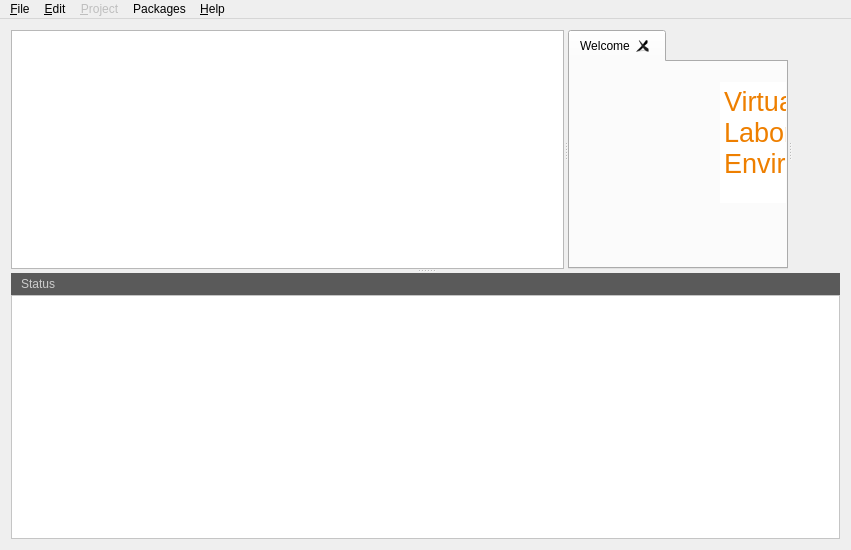
<?xml version="1.0" encoding="UTF-8"?>
<ui version="4.0">
 <class>gvleWin</class>
 <widget class="QMainWindow" name="gvleWin">
  <property name="geometry">
   <rect>
    <x>0</x>
    <y>0</y>
    <width>851</width>
    <height>550</height>
   </rect>
  </property>
  <property name="windowTitle">
   <string>gvleWin</string>
  </property>
  <widget class="QWidget" name="centralWidget">
   <layout class="QGridLayout" name="gridLayout">
    <item row="0" column="0">
     <widget class="QSplitter" name="splitter_2">
      <property name="sizePolicy">
       <sizepolicy hsizetype="Expanding" vsizetype="Expanding">
        <horstretch>0</horstretch>
        <verstretch>0</verstretch>
       </sizepolicy>
      </property>
      <property name="orientation">
       <enum>Qt::Vertical</enum>
      </property>
      <property name="childrenCollapsible">
       <bool>false</bool>
      </property>
      <widget class="QSplitter" name="splitter">
       <property name="sizePolicy">
        <sizepolicy hsizetype="Expanding" vsizetype="Expanding">
         <horstretch>0</horstretch>
         <verstretch>0</verstretch>
        </sizepolicy>
       </property>
       <property name="orientation">
        <enum>Qt::Horizontal</enum>
       </property>
       <widget class="QStackedWidget" name="leftCol">
        <property name="sizePolicy">
         <sizepolicy hsizetype="Expanding" vsizetype="Expanding">
          <horstretch>0</horstretch>
          <verstretch>0</verstretch>
         </sizepolicy>
        </property>
        <property name="frameShadow">
         <enum>QFrame::Plain</enum>
        </property>
        <property name="lineWidth">
         <number>0</number>
        </property>
        <property name="midLineWidth">
         <number>0</number>
        </property>
        <property name="currentIndex">
         <number>0</number>
        </property>
        <widget class="QWidget" name="page">
         <property name="sizePolicy">
          <sizepolicy hsizetype="Expanding" vsizetype="Expanding">
           <horstretch>0</horstretch>
           <verstretch>0</verstretch>
          </sizepolicy>
         </property>
         <layout class="QVBoxLayout" name="verticalLayout">
          <property name="leftMargin">
           <number>0</number>
          </property>
          <property name="topMargin">
           <number>0</number>
          </property>
          <property name="rightMargin">
           <number>0</number>
          </property>
          <property name="bottomMargin">
           <number>0</number>
          </property>
          <item>
           <widget class="QTreeView" name="treeProject">
            <property name="sizePolicy">
             <sizepolicy hsizetype="Expanding" vsizetype="Expanding">
              <horstretch>1</horstretch>
              <verstretch>1</verstretch>
             </sizepolicy>
            </property>
            <property name="minimumSize">
             <size>
              <width>0</width>
              <height>0</height>
             </size>
            </property>
            <property name="maximumSize">
             <size>
              <width>16777215</width>
              <height>16777215</height>
             </size>
            </property>
            <property name="iconSize">
             <size>
              <width>16</width>
              <height>16</height>
             </size>
            </property>
            <property name="headerHidden">
             <bool>false</bool>
            </property>
           </widget>
          </item>
         </layout>
        </widget>
        <widget class="QWidget" name="page_2">
         <property name="sizePolicy">
          <sizepolicy hsizetype="Expanding" vsizetype="Expanding">
           <horstretch>0</horstretch>
           <verstretch>0</verstretch>
          </sizepolicy>
         </property>
         <layout class="QVBoxLayout" name="verticalLayout_2">
          <item>
           <widget class="QFrame" name="frame_2">
            <property name="frameShape">
             <enum>QFrame::StyledPanel</enum>
            </property>
            <property name="frameShadow">
             <enum>QFrame::Raised</enum>
            </property>
            <layout class="QGridLayout" name="gridLayout_2">
             <item row="0" column="0">
              <widget class="QPushButton" name="pushButton_2">
               <property name="text">
                <string>&lt; &gt;</string>
               </property>
              </widget>
             </item>
            </layout>
           </widget>
          </item>
         </layout>
        </widget>
       </widget>
       <widget class="QTabWidget" name="tabWidget">
        <property name="sizePolicy">
         <sizepolicy hsizetype="Expanding" vsizetype="Expanding">
          <horstretch>0</horstretch>
          <verstretch>0</verstretch>
         </sizepolicy>
        </property>
        <property name="minimumSize">
         <size>
          <width>0</width>
          <height>0</height>
         </size>
        </property>
        <property name="currentIndex">
         <number>0</number>
        </property>
        <property name="tabsClosable">
         <bool>true</bool>
        </property>
        <widget class="QWidget" name="tabWelcome">
         <property name="focusPolicy">
          <enum>Qt::TabFocus</enum>
         </property>
         <attribute name="title">
          <string>Welcome</string>
         </attribute>
         <widget class="QLabel" name="label">
          <property name="geometry">
           <rect>
            <x>10</x>
            <y>30</y>
            <width>131</width>
            <height>81</height>
           </rect>
          </property>
          <property name="text">
           <string/>
          </property>
          <property name="pixmap">
           <pixmap resource="gvle.qrc">:/logo/resources/logo/logo.png</pixmap>
          </property>
         </widget>
         <widget class="QTextBrowser" name="textBrowser_3">
          <property name="geometry">
           <rect>
            <x>150</x>
            <y>20</y>
            <width>201</width>
            <height>121</height>
           </rect>
          </property>
          <property name="font">
           <font>
            <pointsize>22</pointsize>
           </font>
          </property>
          <property name="frameShape">
           <enum>QFrame::NoFrame</enum>
          </property>
          <property name="frameShadow">
           <enum>QFrame::Plain</enum>
          </property>
          <property name="lineWidth">
           <number>0</number>
          </property>
          <property name="html">
           <string>&lt;!DOCTYPE HTML PUBLIC &quot;-//W3C//DTD HTML 4.0//EN&quot; &quot;http://www.w3.org/TR/REC-html40/strict.dtd&quot;&gt;
&lt;html&gt;&lt;head&gt;&lt;meta name=&quot;qrichtext&quot; content=&quot;1&quot; /&gt;&lt;style type=&quot;text/css&quot;&gt;
p, li { white-space: pre-wrap; }
&lt;/style&gt;&lt;/head&gt;&lt;body style=&quot; font-family:'Sans Serif'; font-size:22pt; font-weight:400; font-style:normal;&quot;&gt;
&lt;p style=&quot; margin-top:0px; margin-bottom:0px; margin-left:0px; margin-right:0px; -qt-block-indent:0; text-indent:0px;&quot;&gt;&lt;span style=&quot; font-family:'Cantarell'; font-size:20pt; color:#ee7f00;&quot;&gt;Virtual&lt;br /&gt;Laboratory&lt;br /&gt;Environment&lt;/span&gt;&lt;/p&gt;&lt;/body&gt;&lt;/html&gt;</string>
          </property>
         </widget>
        </widget>
       </widget>
       <widget class="QStackedWidget" name="rightStack">
        <widget class="QWidget" name="PageNull">
         <layout class="QVBoxLayout" name="rightCol"/>
        </widget>
       </widget>
      </widget>
      <widget class="QWidget" name="statusWidget" native="true">
       <property name="sizePolicy">
        <sizepolicy hsizetype="Expanding" vsizetype="Expanding">
         <horstretch>0</horstretch>
         <verstretch>0</verstretch>
        </sizepolicy>
       </property>
       <property name="styleSheet">
        <string notr="true">background-color: rgb(255, 117, 117);</string>
       </property>
       <layout class="QVBoxLayout" name="verticalLayout_3">
        <property name="spacing">
         <number>0</number>
        </property>
        <property name="leftMargin">
         <number>0</number>
        </property>
        <property name="topMargin">
         <number>0</number>
        </property>
        <property name="rightMargin">
         <number>0</number>
        </property>
        <property name="bottomMargin">
         <number>0</number>
        </property>
        <item>
         <widget class="QFrame" name="statusTitleFrame">
          <property name="sizePolicy">
           <sizepolicy hsizetype="Expanding" vsizetype="Fixed">
            <horstretch>0</horstretch>
            <verstretch>0</verstretch>
           </sizepolicy>
          </property>
          <property name="minimumSize">
           <size>
            <width>0</width>
            <height>22</height>
           </size>
          </property>
          <property name="maximumSize">
           <size>
            <width>16777215</width>
            <height>22</height>
           </size>
          </property>
          <property name="styleSheet">
           <string notr="true">background-color: rgb(90, 90, 90);</string>
          </property>
          <property name="frameShape">
           <enum>QFrame::NoFrame</enum>
          </property>
          <property name="frameShadow">
           <enum>QFrame::Plain</enum>
          </property>
          <layout class="QHBoxLayout" name="horizontalLayout_2">
           <property name="spacing">
            <number>2</number>
           </property>
           <property name="leftMargin">
            <number>0</number>
           </property>
           <property name="topMargin">
            <number>0</number>
           </property>
           <property name="rightMargin">
            <number>0</number>
           </property>
           <property name="bottomMargin">
            <number>0</number>
           </property>
           <item>
            <widget class="QLabel" name="statusTitle">
             <property name="styleSheet">
              <string notr="true">color: rgb(204, 204, 204);</string>
             </property>
             <property name="lineWidth">
              <number>0</number>
             </property>
             <property name="text">
              <string>Status</string>
             </property>
             <property name="margin">
              <number>0</number>
             </property>
             <property name="indent">
              <number>10</number>
             </property>
            </widget>
           </item>
           <item>
            <spacer name="horizontalSpacer_2">
             <property name="orientation">
              <enum>Qt::Horizontal</enum>
             </property>
             <property name="sizeHint" stdset="0">
              <size>
               <width>40</width>
               <height>20</height>
              </size>
             </property>
            </spacer>
           </item>
           <item>
            <widget class="QPushButton" name="statusTitleToggle">
             <property name="sizePolicy">
              <sizepolicy hsizetype="Fixed" vsizetype="Fixed">
               <horstretch>0</horstretch>
               <verstretch>0</verstretch>
              </sizepolicy>
             </property>
             <property name="minimumSize">
              <size>
               <width>20</width>
               <height>20</height>
              </size>
             </property>
             <property name="maximumSize">
              <size>
               <width>20</width>
               <height>20</height>
              </size>
             </property>
             <property name="baseSize">
              <size>
               <width>20</width>
               <height>0</height>
              </size>
             </property>
             <property name="toolTip">
              <string>open/close</string>
             </property>
             <property name="toolTipDuration">
              <number>-1</number>
             </property>
             <property name="styleSheet">
              <string notr="true">QToolTip { color: #fff; background-color: #000; border: none; }
QPushButton{background-image: url(:/icon/resources/icon/arrow_up_bw.png);}
QPushButton:hover{background:url(:/icon/resources/icon/arrow_up_blue.png);}</string>
             </property>
             <property name="text">
              <string/>
             </property>
             <property name="flat">
              <bool>true</bool>
             </property>
            </widget>
           </item>
          </layout>
         </widget>
        </item>
        <item>
         <widget class="QPlainTextEdit" name="statusLog">
          <property name="sizePolicy">
           <sizepolicy hsizetype="Expanding" vsizetype="MinimumExpanding">
            <horstretch>0</horstretch>
            <verstretch>0</verstretch>
           </sizepolicy>
          </property>
          <property name="minimumSize">
           <size>
            <width>0</width>
            <height>20</height>
           </size>
          </property>
          <property name="styleSheet">
           <string notr="true">background-color: rgb(255, 255, 255);</string>
          </property>
          <property name="undoRedoEnabled">
           <bool>false</bool>
          </property>
          <property name="readOnly">
           <bool>true</bool>
          </property>
          <property name="plainText">
           <string notr="true"/>
          </property>
         </widget>
        </item>
       </layout>
      </widget>
     </widget>
    </item>
   </layout>
  </widget>
  <widget class="QMenuBar" name="menuBar">
   <property name="geometry">
    <rect>
     <x>0</x>
     <y>0</y>
     <width>851</width>
     <height>19</height>
    </rect>
   </property>
   <widget class="QMenu" name="menuFile">
    <property name="title">
     <string>&amp;File</string>
    </property>
    <widget class="QMenu" name="menuRecentProjects">
     <property name="title">
      <string>Recent Projects</string>
     </property>
     <addaction name="actionRecent1"/>
     <addaction name="actionRecent2"/>
     <addaction name="actionRecent3"/>
     <addaction name="actionRecent4"/>
     <addaction name="actionRecent5"/>
    </widget>
    <addaction name="actionNewProject"/>
    <addaction name="actionOpenProject"/>
    <addaction name="menuRecentProjects"/>
    <addaction name="separator"/>
    <addaction name="actionCloseProject"/>
    <addaction name="separator"/>
    <addaction name="actionSaveFile"/>
    <addaction name="separator"/>
    <addaction name="actionQuit"/>
   </widget>
   <widget class="QMenu" name="menuProject">
    <property name="enabled">
     <bool>false</bool>
    </property>
    <property name="title">
     <string>&amp;Project</string>
    </property>
    <addaction name="actionConfigureProject"/>
    <addaction name="actionBuildProject"/>
    <addaction name="actionCleanProject"/>
    <addaction name="actionUninstall"/>
   </widget>
   <widget class="QMenu" name="menu_Help">
    <property name="toolTip">
     <string/>
    </property>
    <property name="title">
     <string>&amp;Help</string>
    </property>
    <addaction name="actionHelp"/>
    <addaction name="actionAbout"/>
   </widget>
   <widget class="QMenu" name="menuEdit">
    <property name="title">
     <string>&amp;Edit</string>
    </property>
    <addaction name="actionUndo"/>
    <addaction name="actionRedo"/>
   </widget>
   <widget class="QMenu" name="menuPackages">
    <property name="title">
     <string>Packages</string>
    </property>
    <widget class="QMenu" name="menuDistributions">
     <property name="title">
      <string>Distributions</string>
     </property>
     <addaction name="separator"/>
    </widget>
    <widget class="QMenu" name="menuInstall">
     <property name="title">
      <string>Install</string>
     </property>
     <addaction name="separator"/>
    </widget>
    <widget class="QMenu" name="menuDependencies">
     <property name="title">
      <string>Current package dependencies</string>
     </property>
     <addaction name="separator"/>
    </widget>
    <widget class="QMenu" name="menuUninstall">
     <property name="title">
      <string>Uninstall</string>
     </property>
     <addaction name="separator"/>
    </widget>
    <addaction name="menuDistributions"/>
    <addaction name="menuInstall"/>
    <addaction name="menuUninstall"/>
    <addaction name="separator"/>
    <addaction name="menuDependencies"/>
   </widget>
   <addaction name="menuFile"/>
   <addaction name="menuEdit"/>
   <addaction name="menuProject"/>
   <addaction name="menuPackages"/>
   <addaction name="menu_Help"/>
  </widget>
  <action name="actionNew_Project">
   <property name="enabled">
    <bool>true</bool>
   </property>
   <property name="text">
    <string>New Project</string>
   </property>
   <property name="shortcut">
    <string>Ctrl+N</string>
   </property>
  </action>
  <action name="actionNew_VPZ">
   <property name="text">
    <string>New VPZ</string>
   </property>
   <property name="shortcut">
    <string>Ctrl+S</string>
   </property>
  </action>
  <action name="actionOpenProject">
   <property name="text">
    <string>Open Project</string>
   </property>
   <property name="shortcut">
    <string>Ctrl+O</string>
   </property>
  </action>
  <action name="actionOpen_VPZ">
   <property name="enabled">
    <bool>false</bool>
   </property>
   <property name="text">
    <string>Open VPZ</string>
   </property>
   <property name="shortcut">
    <string>Ctrl+Shift+O</string>
   </property>
  </action>
  <action name="action">
   <property name="text">
    <string>Open Global VPZ</string>
   </property>
  </action>
  <action name="actionSave_File">
   <property name="enabled">
    <bool>false</bool>
   </property>
   <property name="text">
    <string>Save File</string>
   </property>
   <property name="shortcut">
    <string>Ctrl+S</string>
   </property>
  </action>
  <action name="actionSave_File_As">
   <property name="enabled">
    <bool>false</bool>
   </property>
   <property name="text">
    <string>Save File As ...</string>
   </property>
   <property name="shortcut">
    <string>Ctrl+Shift+S</string>
   </property>
  </action>
  <action name="actionClear_Model">
   <property name="enabled">
    <bool>false</bool>
   </property>
   <property name="text">
    <string>Clear Model</string>
   </property>
   <property name="shortcut">
    <string>Ctrl+L</string>
   </property>
  </action>
  <action name="actionImport_Model">
   <property name="enabled">
    <bool>false</bool>
   </property>
   <property name="text">
    <string>Import Model</string>
   </property>
   <property name="shortcut">
    <string>Ctrl+I</string>
   </property>
  </action>
  <action name="actionExport_Model">
   <property name="enabled">
    <bool>false</bool>
   </property>
   <property name="text">
    <string>Export Model</string>
   </property>
  </action>
  <action name="actionExport_Graphic">
   <property name="enabled">
    <bool>false</bool>
   </property>
   <property name="text">
    <string>Export Graphic</string>
   </property>
  </action>
  <action name="actionClose_Tab">
   <property name="enabled">
    <bool>false</bool>
   </property>
   <property name="text">
    <string>Close Tab</string>
   </property>
  </action>
  <action name="actionCloseProject">
   <property name="enabled">
    <bool>false</bool>
   </property>
   <property name="text">
    <string>Close Project</string>
   </property>
  </action>
  <action name="actionQuit">
   <property name="text">
    <string>Quit</string>
   </property>
   <property name="shortcut">
    <string>Ctrl+Q</string>
   </property>
  </action>
  <action name="actionAbout">
   <property name="text">
    <string>About</string>
   </property>
  </action>
  <action name="actionOrder">
   <property name="enabled">
    <bool>false</bool>
   </property>
   <property name="text">
    <string>Order</string>
   </property>
   <property name="statusTip">
    <string/>
   </property>
  </action>
  <action name="actionRefresh">
   <property name="enabled">
    <bool>false</bool>
   </property>
   <property name="text">
    <string>Refresh</string>
   </property>
  </action>
  <action name="actionComplete_view">
   <property name="enabled">
    <bool>false</bool>
   </property>
   <property name="text">
    <string>Complete view</string>
   </property>
  </action>
  <action name="actionSimple_view">
   <property name="enabled">
    <bool>false</bool>
   </property>
   <property name="text">
    <string>Simple view</string>
   </property>
  </action>
  <action name="actionPreferences">
   <property name="text">
    <string>Preferences</string>
   </property>
  </action>
  <action name="actionConfigureProject">
   <property name="enabled">
    <bool>true</bool>
   </property>
   <property name="text">
    <string>Configure Project</string>
   </property>
   <property name="shortcut">
    <string>Ctrl+G</string>
   </property>
  </action>
  <action name="actionProject_dependencies">
   <property name="enabled">
    <bool>false</bool>
   </property>
   <property name="text">
    <string>Project Dependencies</string>
   </property>
  </action>
  <action name="action_2">
   <property name="text">
    <string>Test Project</string>
   </property>
  </action>
  <action name="actionClean_Project">
   <property name="text">
    <string>Clean Project</string>
   </property>
  </action>
  <action name="actionRemove_Binary_Project">
   <property name="text">
    <string>Remove Binary Project</string>
   </property>
  </action>
  <action name="actionProject">
   <property name="enabled">
    <bool>false</bool>
   </property>
   <property name="text">
    <string>Project</string>
   </property>
   <property name="shortcut">
    <string>Ctrl+Shift+E</string>
   </property>
  </action>
  <action name="actionViews">
   <property name="enabled">
    <bool>false</bool>
   </property>
   <property name="text">
    <string>Views</string>
   </property>
  </action>
  <action name="actionDynamics">
   <property name="enabled">
    <bool>false</bool>
   </property>
   <property name="text">
    <string>Dynamics</string>
   </property>
  </action>
  <action name="actionConditions">
   <property name="enabled">
    <bool>false</bool>
   </property>
   <property name="text">
    <string>Conditions</string>
   </property>
  </action>
  <action name="actionLaunchSimulation">
   <property name="text">
    <string>Launch Simulation</string>
   </property>
  </action>
  <action name="actionRecent1">
   <property name="enabled">
    <bool>false</bool>
   </property>
   <property name="text">
    <string>&lt;vide&gt;</string>
   </property>
   <property name="visible">
    <bool>true</bool>
   </property>
  </action>
  <action name="actionRecent2">
   <property name="enabled">
    <bool>false</bool>
   </property>
   <property name="text">
    <string>Last2</string>
   </property>
   <property name="visible">
    <bool>false</bool>
   </property>
  </action>
  <action name="actionRecent3">
   <property name="enabled">
    <bool>false</bool>
   </property>
   <property name="text">
    <string>Last3</string>
   </property>
   <property name="visible">
    <bool>false</bool>
   </property>
  </action>
  <action name="actionRecent4">
   <property name="enabled">
    <bool>false</bool>
   </property>
   <property name="text">
    <string>Last4</string>
   </property>
   <property name="visible">
    <bool>false</bool>
   </property>
  </action>
  <action name="actionRecent5">
   <property name="enabled">
    <bool>false</bool>
   </property>
   <property name="text">
    <string>Last5</string>
   </property>
   <property name="visible">
    <bool>false</bool>
   </property>
  </action>
  <action name="actionHelp">
   <property name="text">
    <string>Help</string>
   </property>
   <property name="shortcut">
    <string>F1</string>
   </property>
  </action>
  <action name="actionSimNone">
   <property name="checkable">
    <bool>true</bool>
   </property>
   <property name="checked">
    <bool>true</bool>
   </property>
   <property name="text">
    <string>internal</string>
   </property>
  </action>
  <action name="actionTest">
   <property name="checkable">
    <bool>true</bool>
   </property>
   <property name="text">
    <string>test</string>
   </property>
  </action>
  <action name="actionZaza">
   <property name="text">
    <string>zaza</string>
   </property>
  </action>
  <action name="actionBuildProject">
   <property name="text">
    <string>Build Project</string>
   </property>
   <property name="shortcut">
    <string>Ctrl+B</string>
   </property>
  </action>
  <action name="actionNewProject">
   <property name="text">
    <string>New Project</string>
   </property>
   <property name="shortcut">
    <string>Ctrl+N</string>
   </property>
  </action>
  <action name="actionUndo">
   <property name="enabled">
    <bool>false</bool>
   </property>
   <property name="text">
    <string>Undo</string>
   </property>
   <property name="shortcut">
    <string>Ctrl+Z</string>
   </property>
  </action>
  <action name="actionRedo">
   <property name="enabled">
    <bool>false</bool>
   </property>
   <property name="text">
    <string>Redo</string>
   </property>
   <property name="shortcut">
    <string>Ctrl+Shift+Z</string>
   </property>
  </action>
  <action name="actionSaveFile">
   <property name="text">
    <string>Save File</string>
   </property>
   <property name="shortcut">
    <string>Ctrl+S</string>
   </property>
  </action>
  <action name="actionCleanProject">
   <property name="text">
    <string>Clean Project</string>
   </property>
  </action>
  <action name="actionUninstall">
   <property name="text">
    <string>Uninstall</string>
   </property>
  </action>
  <action name="actionPkgsUninstall">
   <property name="text">
    <string>Uninstall</string>
   </property>
  </action>
 </widget>
 <layoutdefault spacing="6" margin="11"/>
 <resources>
  <include location="gvle.qrc"/>
  <include location="gvle.qrc"/>
  <include location="../../../../../.designer/backup/gvle.qrc"/>
 </resources>
 <connections/>
</ui>
